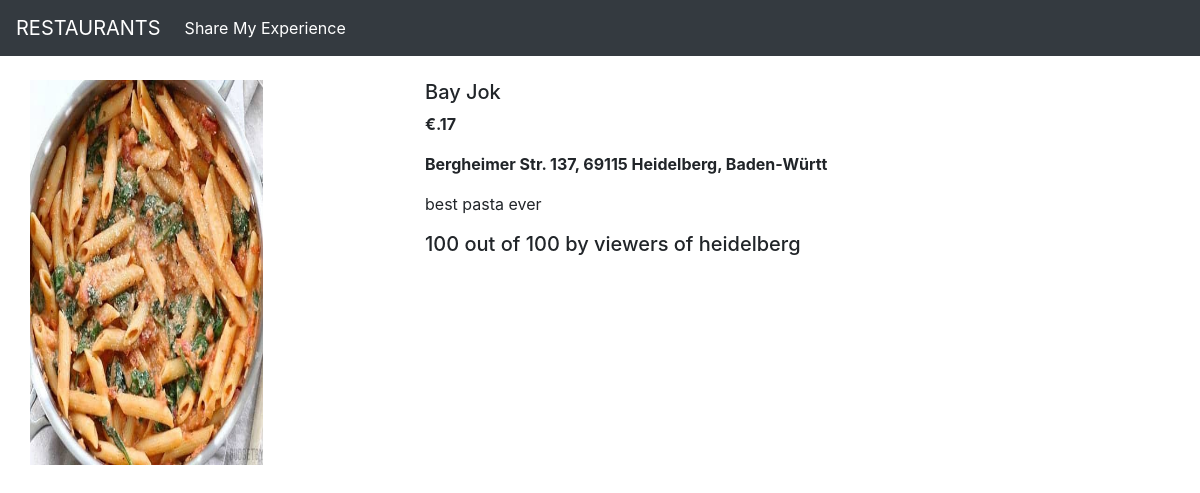
The app's page /shop/products/22 with its own data.
### shop/models.py (models this page shows, shortened)
class Products(models.Model):
        product_id = models.AutoField
        rest_name = models.CharField(max_length=50)
        category=models.CharField(max_length=50, default="")
        address = models.CharField(max_length=50, default="")
        price = models.IntegerField(default=0)
        desc = models.CharField(max_length=300)
        pub_date = models.DateField()
        image = models.ImageField(upload_to='shop/images', default="")
        Rating=models.IntegerField(default=0,max_length=1)

### shop/views.py (the view)
# urls.py: path('products/<int:id>',views.prodView, name="prodView"),
def prodView(request,id):
    products = Products.objects.filter(id=id)
    return render(request, 'shop/prodView.html', {'products': products[0]})

### shop/templates/shop/prodView.html (shortened to what this page needs)
 {%extends 'shop/basic.html' %}
{%block body%}
 <div class="container my-4">
    <div class="row">
    <div class="col-lg-4">
    <div class="row">
        <img src="/media/{{products.image}}" width="233px" height="385px">
    </div>
    </div>
    <div class="col-md-8">
        <h5>{{products.rest_name}}</h5>
        <p><b> €.{{products.price}} </b></p>
        <p><b> {{products.address}} </b></p>
        <p>{{products.desc}}</p>
        <h5>{{products.Rating}} out of 100 by viewers of heidelberg</h5>
    </div>
    </div>
</div>
{%endblock%}

### records on screen
Products: image (picture), rest_name "Bay Jok", price "17", address "Bergheimer Str. 137, 69115 Heidelberg, Baden-Württ", desc "best pasta ever", Rating "100"
